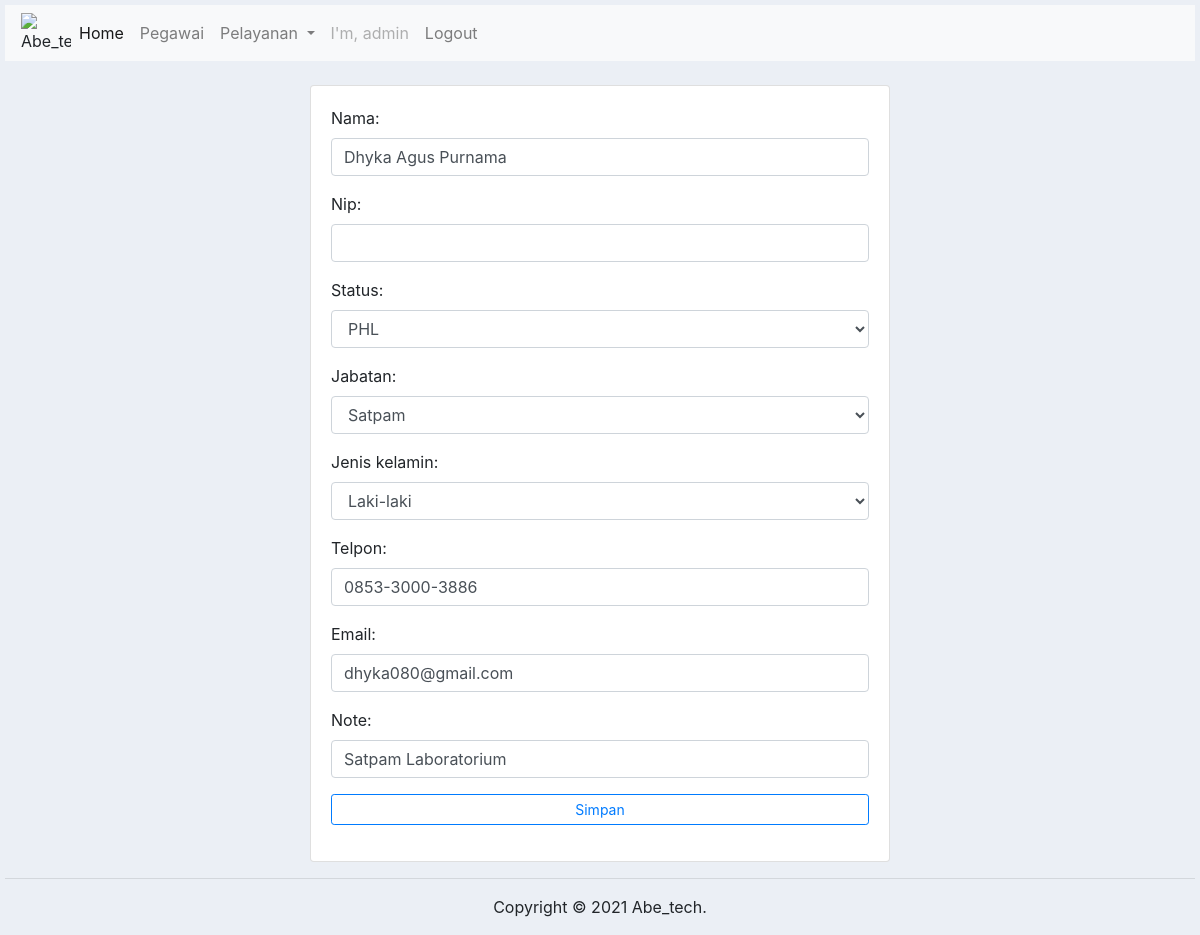
Page /pegawai/update/1/ (signed in) on the committed database.
### pegawai/models.py (models this page shows, shortened)
class Pegawai(models.Model):
    STATUS = (
            ('ASN', 'ASN'),
            ('PHL', 'PHL'),
            )
    JKEL = (
            ('Laki-laki', 'Laki-laki'),
            ('Perempuan', 'Perempuan'),
            )
    nama = models.CharField(max_length=100)
    nip = models.CharField(max_length=20, null=True, blank=True)
    status = models.CharField(max_length=200, null=True, choices=STATUS)
    jabatan = models.ForeignKey(Jabatan, on_delete=models.CASCADE, null=True, blank=True)
    jenis_kelamin = models.CharField(max_length=200, null=True, choices=JKEL)
    telpon = models.CharField(max_length=20, null=True, blank=True)
    email = models.CharField(max_length=30, null=True, blank=True)
    note = models.CharField(max_length=1000, null=True, blank=True)

class Jabatan(models.Model):
    nama = models.CharField(max_length=100)
    keterangan = models.TextField()
    def __str__(self):
        return self.nama

### pegawai/views.py (the view)
# urls.py: path('update/<str:pk>/', views.updatePegawai, name='update'),
@login_required(login_url=settings.LOGIN_URL)
def updatePegawai(request, pk):
    pegawai = Pegawai.objects.get(id=pk)
    template = 'pegawai/ubah-pegawai.html'
    if request.POST:
        form = PegawaiForm(request.POST, instance=pegawai)
        if form.is_valid():
            form.save()
            return redirect('profil', pk=pk)
    else:
        form = PegawaiForm(instance=pegawai)
        konteks = {
            'form' : form,
            'pegawai' : pegawai,
        }
        return render(request, template, konteks)

### pegawai/forms.py
class PegawaiForm(ModelForm):
    class Meta:
        model = Pegawai
        fields = "__all__"
        widgets = {
            'nama' : forms.TextInput({ 'class' : 'form-control' }),
            'nip' : forms.TextInput({ 'class' : 'form-control' }),
            'status' : forms.Select({ 'class' : 'form-control' }),
            'jabatan' : forms.Select({ 'class' : 'form-control' }),
            'jenis_kelamin' : forms.Select({ 'class' : 'form-control' }),
            'telpon' : forms.TextInput({ 'class' : 'form-control' }),
            'email' : forms.TextInput({ 'class' : 'form-control' }),
            'note' : forms.TextInput({ 'class' : 'form-control' }),
        }

### pegawai/templates/pegawai/ubah-pegawai.html (shortened to what this page needs)
{% extends 'pegawai/home.html' %}
{% load static %}
{% block content %}
    <br>
    <div class="row justify-content-md-center">
        <div class="col-md-6">
            <div class="card card-body">
                <div class="form-floating mb-3">
                    <form action="" method="POST">
                        {{form.as_p}}
                        <button class="btn btn-outline-primary  btn-sm btn-block">Simpan</button>
                    </form>
                </div>
            </div>
        </div>
    </div>
{% endblock content %}

### pegawai/templates/pegawai/navbar.html (shortened to what this page needs)
{% load static %}
<nav class="navbar navbar-expand-lg navbar-light bg-light">
    <img src="{% static 'img/pgk.png' %}" alt="Abe_tech" width='50px'>
    <div class="collapse navbar-collapse" id="navbarSupportedContent">
      <ul class="navbar-nav mr-auto">
        <li class="nav-item active">
          <a class="nav-link" href="/penduduk/">Home<span class="sr-only">(current)</span></a>
        </li>
        <li class="nav-item">
          <a class="nav-link" href="/pegawai/">Pegawai</a>
        </li>
        <li class="nav-item dropdown">
          <a class="nav-link dropdown-toggle" href="#" id="navbarDropdown" role="button" data-toggle="dropdown" aria-haspopup="true" aria-expanded="false">
            Pelayanan
          </a>
        </li>
        <li class="nav-item">
          {% if user.is_authenticated %}
          <a class="nav-link disabled" href="">I'm, {{user}}</a>
          {% endif %}
        </li>
        <li class="nav-item">
          <a class="nav-link" href="{% url 'keluar' %}">Logout</a>
        </li>
      </ul>
    </div>
  </nav>

### pegawai/templates/pegawai/home.html (style rules this page uses)
body { background-color: #ebeff5; margin: 5px; }

### rows in the picture
Pegawai: nama "Dhyka Agus Purnama", status "PHL", jabatan "Satpam", jenis_kelamin "Laki-laki", telpon "0853-3000-3886", email "dhyka080@gmail.com", note "Satpam Laboratorium"

### other values in the picture
{{ user }} "admin"
